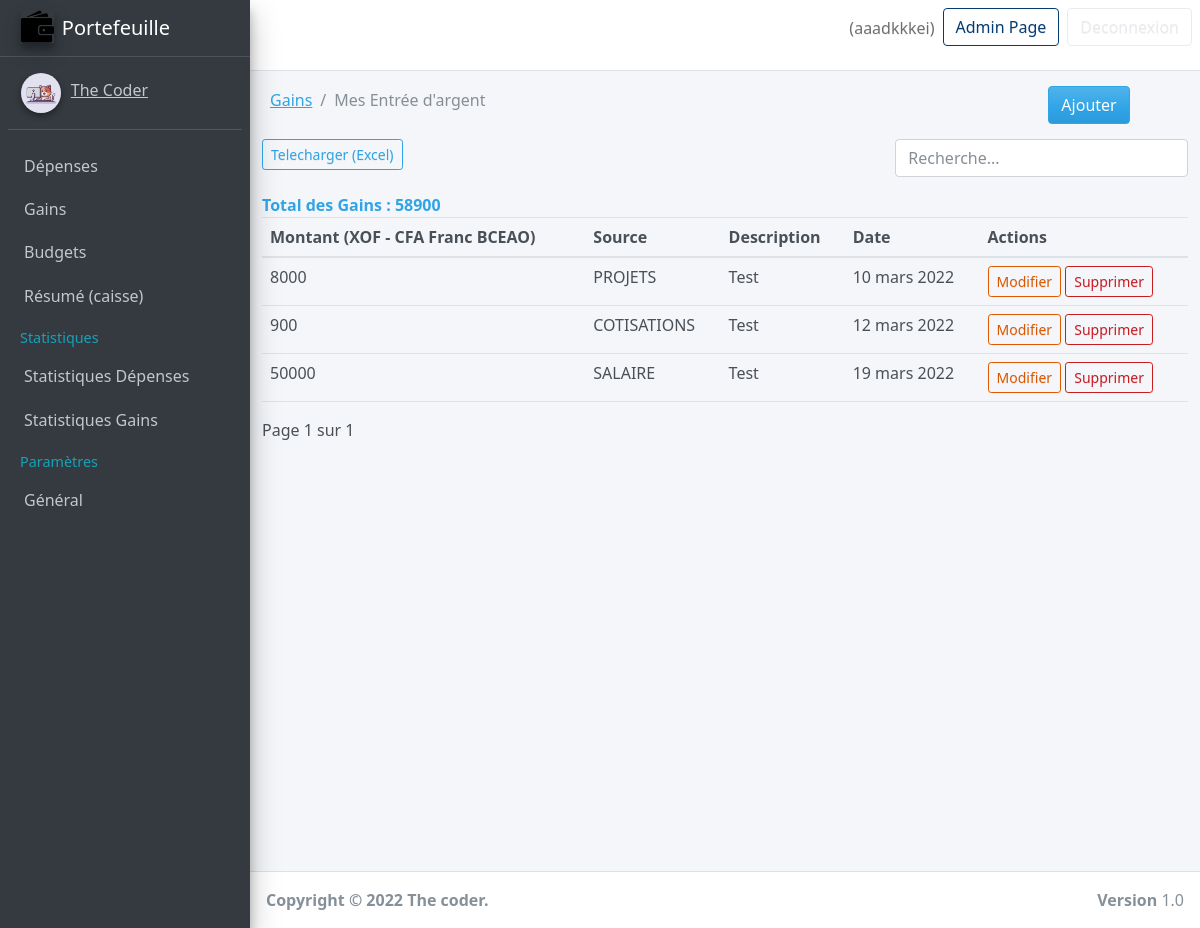
/incomes/ (signed in), run on an earlier commit of the app's database.
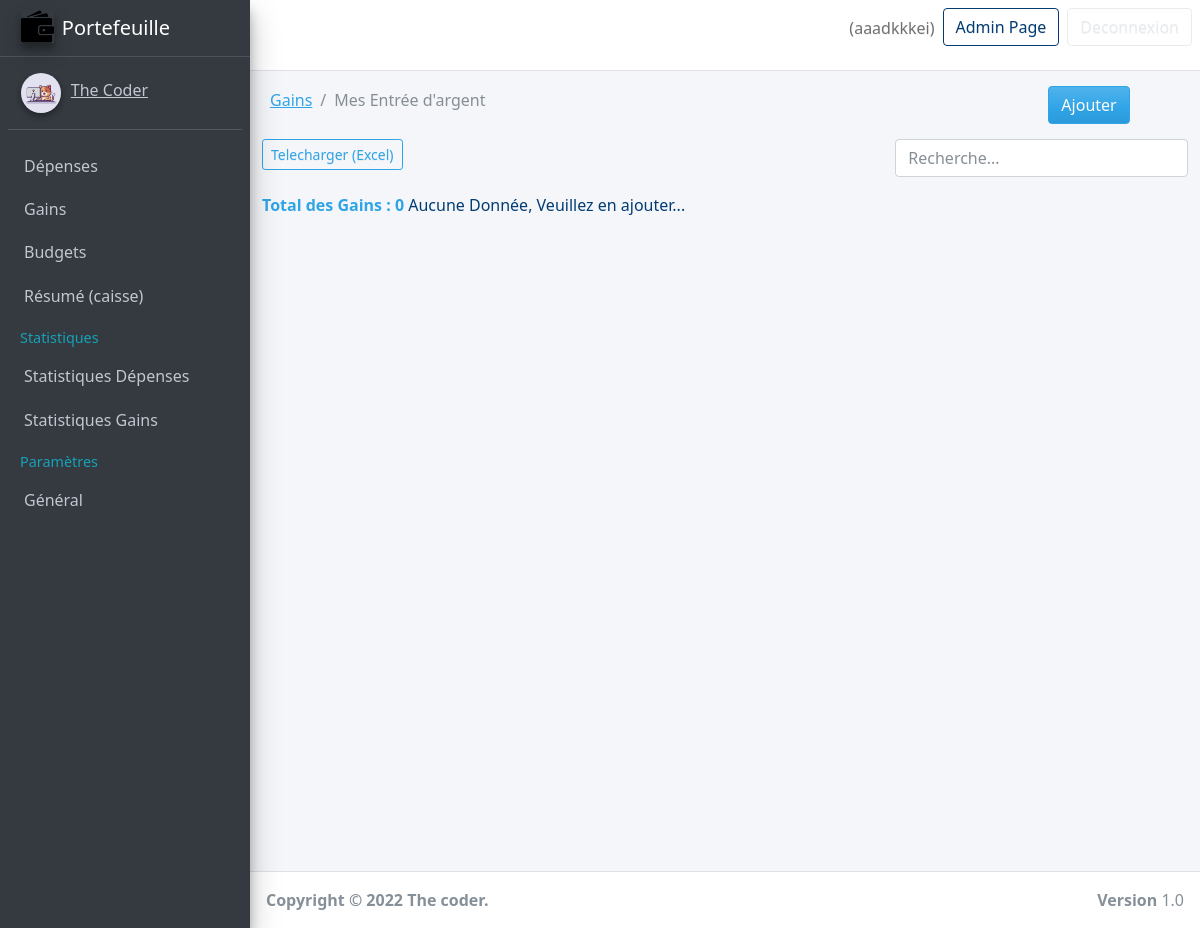
And on a later commit of the database.
### userpreferences/models.py (models this page shows, shortened)
class UserPreference(models.Model):
    user = models.OneToOneField(to = User, on_delete = models.CASCADE)
    currency = models.CharField(max_length = 255, blank = True, null = True )

### Gain/models.py (models this page shows, shortened)
class Income(models.Model):
    amount = models.TextField()
    date = models.DateField(default = now)
    description = models.TextField()
    owner = models.ForeignKey(to = User, on_delete = models.CASCADE)
    source = models.CharField(max_length = 266)
    class Meta:
        ordering: ['-date']
        verbose_name_plural = "Gains"

### Gain/views.py (the view)
# urls.py: path('', views.index, name="budgets"),
@login_required(login_url = "/authapp/login")
def index(request):
    incomes = Income.objects.filter(owner = request.user).order_by('date')
    total = 0
    for income in incomes:
        total += int(income.amount)
    paginator = Paginator(incomes,4)
    page_number = request.GET.get('page')
    page_obj = Paginator.get_page(paginator, page_number)
    try:
        currency = UserPreference.objects.get(user = request.user).currency
    except UserPreference.DoesNotExist:
        currency = None
    context = {
        'incomes': incomes,
        'page_obj': page_obj,
        'currency': currency,
        'total': total,
    }
    return render(request, 'Gain/index.html', context)

### Gain/templates/Gain/index.html (shortened to what this page needs)
{% extends 'base.html' %}
{% load static %}
{% block 'content' %}
    <div class="container">
        <div class="content-header">
                <div class="row">
                    <div class="col-md-10 d-flex ml-auto">
                        <nav aria-label="breadcrumb">
                            <ol class="breadcrumb float-sm-right">
                                <li class="breadcrumb-item"><a href="{% url 'incomes' %}">Gains</a></li>
                                <li class="breadcrumb-item active">Mes Entrée d'argent</li>
                            </ol>
                        </nav>
                    </div>
                    <div class="col-md-2 big">
                        <a href="{% url 'create-incomes' %}" class="btn btn-primary">Ajouter</a>
                    </div>
                </div>
        </div>
        <div class="row">
            <div class="col-md-8">
                <a href="{% url 'export-excel-gain' %}" class="btn btn-sm btn-outline-primary">Telecharger (Excel)</a>
            </div>
            <div class="col-md-4">
                <div class="form-group">
                    <input class="form-control" id="searchField" placeholder="Recherche..." />
                </div>
            </div>
        </div>
        <span class="text-primary text-bold">Total des Gains : {{total}}</span>
        {% if incomes.count %}
            <div class="app-table">
                <table class="table table-stripped table-hover" >
                    <thead>
                        <tr>
                            <th scope="col">Montant ({{currency}})</th>
                            <th scope="col">Source</th>
                            <th scope="col">Description</th>
                            <th scope="col">Date</th>
                            <th scope="col">Actions</th>
                        </tr>
                    </thead>
                    <tbody>
                        {% for income in page_obj %}
                            <tr>
                                <td>{{income.amount}}</td>
                                <td>{{income.source}}</td>
                                <td>{{income.description}}</td>
                                <td>{{income.date}}</td>
                                <td>
                                    <a href="{% url 'edit-income' income.id %}" data-toogle="tooltip" class="btn btn-sm btn-outline-warning" data-placement="bottom" >Modifier</a>
                                    <a href="{% url 'delete-income' income.id %}" data-toogle="tooltip" class="btn btn-sm btn-outline-danger" data-placement="bottom">Supprimer</a>
                                </td>
                            </tr>
                        {% endfor %}
                    </tbody>
                </table>
            </div>
            <div class="pagination-container">
                <div class="">
                    Page {{page_obj.number}} sur {{page_obj.paginator.num_pages}}
                </div>
            </div>
        {% else %}
            <span class="text-info">Aucune Donnée, Veuillez en ajouter...</span>
        {% endif %}
    </div>
{% endblock 'content' %}

What changed in the data, as far as the page shows it:
no longer on this page (row unchanged): UserPreference: currency "XOF - CFA Franc BCEAO"
removed Income: amount "8000", source "PROJETS", description "Test", date "10 mars 2022"
removed Income: amount "900", source "COTISATIONS", description "Test", date "12 mars 2022"
removed Income: amount "50000", source "SALAIRE", description "Test", date "19 mars 2022"
Also different on the page:
{{ total }}: "58900" → "0"
{{ page_obj.number }}: "1" → (not shown)
{{ page_obj.paginator.num_pages }}: "1" → (not shown)
text no longer shown: "Montant ( ) Source Description Date Actions Page sur"
text now shown: "Aucune Donnée, Veuillez en ajouter..."
